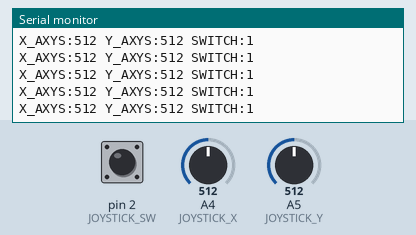
This program was run on a simulated Arduino Uno, built with avr-gcc and run on an emulated ATmega328P. On the bench: the last lines printed to the serial monitor. The test bench sets the inputs (shaded band); at power-on: A4 (JOYSTICK_X) = 512, A5 (JOYSTICK_Y) = 512, pin 2 (JOYSTICK_SW) HIGH.

Above: at 1.2 s.
1.3 s: A4 (JOYSTICK_X) set to 105
At 2.4 s:
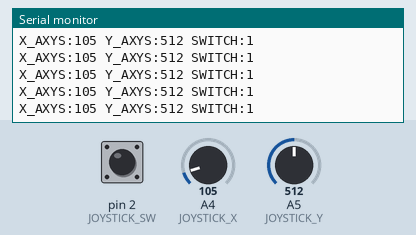
4.3 s: A4 (JOYSTICK_X) set to 92
At 5.4 s:
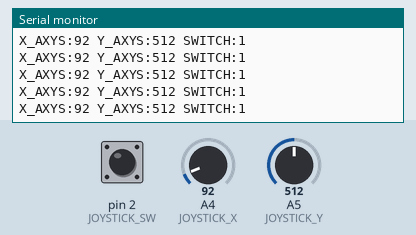
7.3 s: A5 (JOYSTICK_Y) set to 11
At 8.2 s:
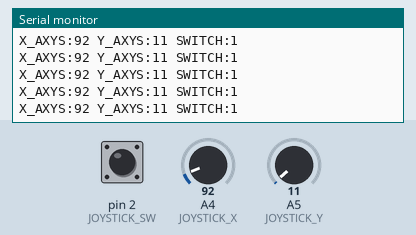
8.8 s: A5 (JOYSTICK_Y) set to 8
At 9.9 s:
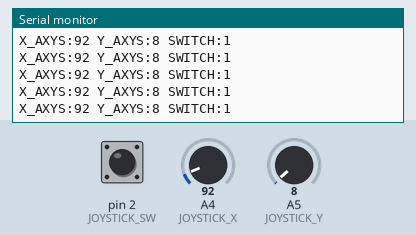
Timing chart, 0 to 11.8 s (numbered marks = the images above; inputs shaded):
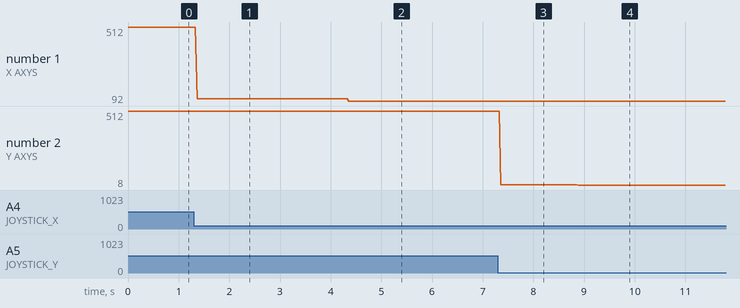

The program:

main.cpp
```cpp
#include <Arduino.h>

#define JOYSTICK_SW 2
#define JOYSTICK_X A4
#define JOYSTICK_Y A5

void setup() {
    Serial.begin(9600);
    pinMode(JOYSTICK_SW, INPUT_PULLUP);
    pinMode(JOYSTICK_X, INPUT);
    pinMode(JOYSTICK_Y, INPUT);
}

void loop() {

    int joystickSw = digitalRead(JOYSTICK_SW);
    int joystickX = analogRead(JOYSTICK_X);
    int joystickY = analogRead(JOYSTICK_Y);

    Serial.print("X_AXYS:");
    Serial.print(joystickX);

    Serial.print(" ");

    Serial.print("Y_AXYS:");
    Serial.print(joystickY);

    Serial.print(" ");

    Serial.print("SWITCH:");
    Serial.print(joystickSw);

    Serial.println();

    delay(10);

}
```

Measured:
- after the input at 1.3 s, the serial monitor: prints a new line after 0.07 s (image 1)
- after the input at 4.3 s, the serial monitor: prints a new line after 0.06 s (image 2)
- after the input at 7.3 s, the serial monitor: prints a new line after 0.06 s (image 3)
- after the input at 8.8 s, the serial monitor: prints a new line after 0.09 s (image 4)
- plotted number 1: 512 → 105 after the input at 1.3 s, 105 → 92 after the input at 4.3 s
- plotted number 2: 512 → 11 after the input at 7.3 s, 11 → 8 after the input at 8.8 s
